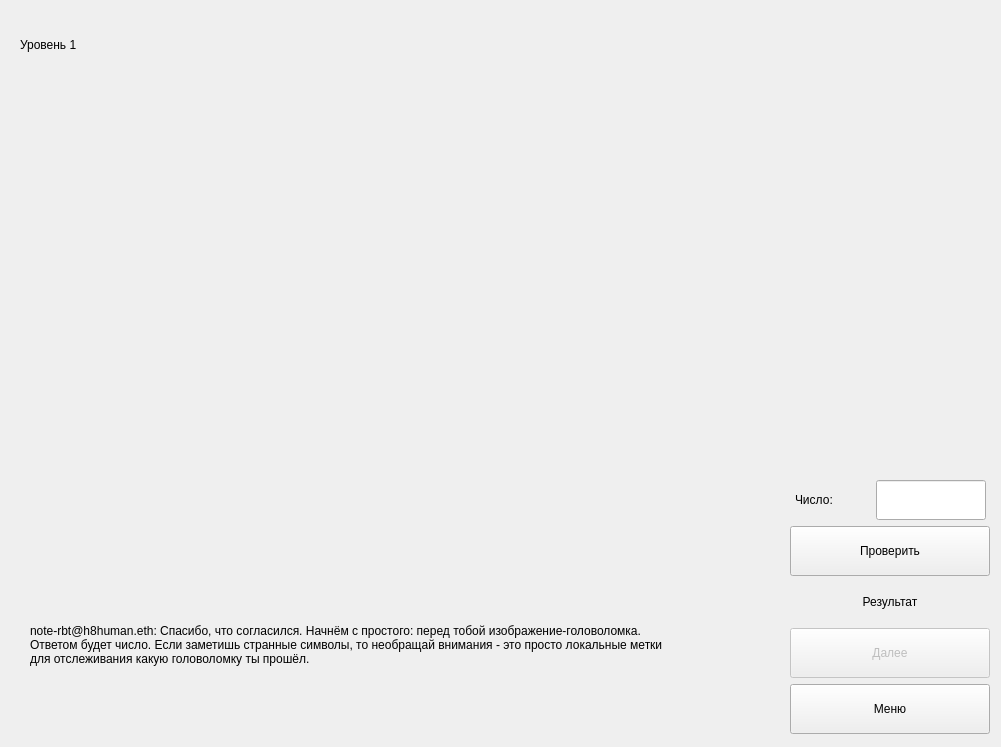
      <widget class="QWidget" name="lvl_1_page">
       <widget class="QLabel" name="lvl_1_name_lbl">
        <property name="geometry">
         <rect>
          <x>20</x>
          <y>30</y>
          <width>120</width>
          <height>30</height>
         </rect>
        </property>
        <property name="text">
         <string>Уровень 1</string>
        </property>
       </widget>
       <widget class="QLabel" name="img_lvl_1_lbl">
        <property name="geometry">
         <rect>
          <x>30</x>
          <y>70</y>
          <width>640</width>
          <height>480</height>
         </rect>
        </property>
        <property name="minimumSize">
         <size>
          <width>640</width>
          <height>480</height>
         </size>
        </property>
        <property name="maximumSize">
         <size>
          <width>640</width>
          <height>480</height>
         </size>
        </property>
        <property name="text">
         <string/>
        </property>
        <property name="pixmap">
         <pixmap>../build-shtjp-Desktop_Qt_5_12_12_MinGW_32_bit-Debug/debug/img/img_tst.jpg</pixmap>
        </property>
       </widget>
       <widget class="QWidget" name="layoutWidget">
        <property name="geometry">
         <rect>
          <x>790</x>
          <y>480</y>
          <width>202</width>
          <height>258</height>
         </rect>
        </property>
        <layout class="QVBoxLayout" name="verticalLayout_4">
         <item>
          <layout class="QHBoxLayout" name="horizontalLayout_4">
           <item>
            <widget class="QLabel" name="number_lvl_1_lbl">
             <property name="minimumSize">
              <size>
               <width>70</width>
               <height>40</height>
              </size>
             </property>
             <property name="maximumSize">
              <size>
               <width>70</width>
               <height>40</height>
              </size>
             </property>
             <property name="text">
              <string>Число:</string>
             </property>
            </widget>
           </item>
           <item>
            <widget class="QLineEdit" name="lvl_1_le">
             <property name="minimumSize">
              <size>
               <width>110</width>
               <height>40</height>
              </size>
             </property>
             <property name="maximumSize">
              <size>
               <width>110</width>
               <height>40</height>
              </size>
             </property>
            </widget>
           </item>
          </layout>
         </item>
         <item>
          <widget class="QPushButton" name="check_lvl_1_pb">
           <property name="minimumSize">
            <size>
             <width>200</width>
             <height>50</height>
            </size>
           </property>
           <property name="maximumSize">
            <size>
             <width>200</width>
             <height>50</height>
            </size>
           </property>
           <property name="text">
            <string>Проверить</string>
           </property>
          </widget>
         </item>
         <item>
          <widget class="QLabel" name="result_lvl_1_lbl">
           <property name="minimumSize">
            <size>
             <width>200</width>
             <height>40</height>
            </size>
           </property>
           <property name="maximumSize">
            <size>
             <width>200</width>
             <height>40</height>
            </size>
           </property>
           <property name="text">
            <string>Результат</string>
           </property>
           <property name="alignment">
            <set>Qt::AlignCenter</set>
           </property>
          </widget>
         </item>
         <item>
          <widget class="QPushButton" name="next_lvl_1_pb">
           <property name="enabled">
            <bool>false</bool>
           </property>
           <property name="minimumSize">
            <size>
             <width>200</width>
             <height>50</height>
            </size>
           </property>
           <property name="maximumSize">
            <size>
             <width>200</width>
             <height>50</height>
            </size>
           </property>
           <property name="text">
            <string>Далее</string>
           </property>
          </widget>
         </item>
         <item>
          <widget class="QPushButton" name="menu_lvl_1_pb">
           <property name="minimumSize">
            <size>
             <width>200</width>
             <height>50</height>
            </size>
           </property>
           <property name="maximumSize">
            <size>
             <width>200</width>
             <height>50</height>
            </size>
           </property>
           <property name="text">
            <string>Меню</string>
           </property>
          </widget>
         </item>
        </layout>
       </widget>
       <widget class="QLabel" name="text_lvl_1_lbl">
        <property name="geometry">
         <rect>
          <x>30</x>
          <y>570</y>
          <width>640</width>
          <height>150</height>
         </rect>
        </property>
        <property name="text">
         <string>note-rbt@h8human.eth: Спасибо, что согласился. Начнём с простого: перед тобой изображение-головоломка. Ответом будет число. Если заметишь странные символы, то необращай внимания - это просто локальные метки для отслеживания какую головоломку ты прошёл.</string>
        </property>
        <property name="wordWrap">
         <bool>true</bool>
        </property>
       </widget>
      </widget>
